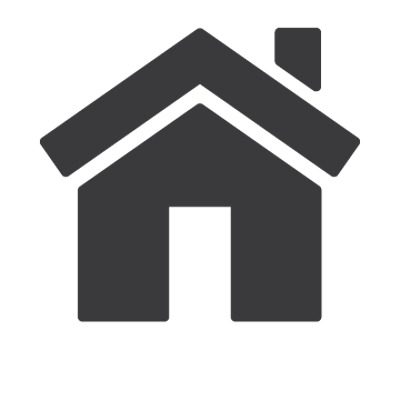
#> input picture img/house.png, 400 x 400 px
$ jupyter execute --allow-errors 'EDA +    on Description.ipynb'
#> lines starting #> are read from the running program, lines starting #| are printed output that depends on the picture
# Air-bnb Recommendation System

# Introduction
   ## We will be implementing a recommendation system based on the descriptions of the listings.

# Objective
   ## User will be able to select their preferences, and also type in their additional preferences (text).
   ## The output should display:
    1. List of recommended Air-bnb
    2. Percentage of availability
    3. Locations of the recommended listings

## By using the following methods:
   ### TF-IDF
   #### 1. Cosine-Similarity
   #### 2. K-NN

   ### Doc2Vec
   #### 1. Cosine-Similarity

# Dataset Used
   ## The Air-bnb Dataset for Seattle will be used: https://www.kaggle.com/airbnb/seattle


   ### listings.csv:
   ##### id: Unique id for each listing
   ##### name: Names of listings
   ##### description: Description of the listings
   ##### location: we will also be appending a 'location' columns, to view the locations of each listing

   ### calendar.csv:
   ##### listing_id: Id for each listing
   ##### available: T/F, indicating if the listing is available on the specific date or not

## 1) We begin by importing necessary libraries and files

[cell 1]
import pandas as pd
import numpy as np

#re and string will be used to process the data
import re
import string

#Data visualization
from PIL import Image
from sklearn.feature_extraction import text
from sklearn.feature_extraction.text import CountVectorizer
from yellowbrick.text import FreqDistVisualizer
import matplotlib.pyplot as plt
from wordcloud import WordCloud
import cufflinks as cf
cf.go_offline()
#> (this line was passed over: cufflinks is not available in this run)
cf.set_config_file(offline=False, world_readable=True)
#> (this line was passed over: cufflinks is not available in this run)


from sklearn.feature_extraction.text import TfidfVectorizer
#Method 1 recommendation
from sklearn.metrics.pairwise import cosine_similarity
#Method 2 recommendation
from sklearn.neighbors import NearestNeighbors

#For google maps visual
import gmaps

#Just to get rid of warnings
import warnings
warnings.filterwarnings("ignore")


#> (the rest of this cell did not finish here and is left out)

## 2) Cleaning the data, doing pre-processing for usage

#> (a cell that did not finish here is left out)

### Extract the necessary columns to be used, into a DataFrame

#> (a cell that did not finish here is left out)

#> (a cell that did not finish here is left out)

#> (a cell that did not finish here is left out)

### Created a function specifically to clean the description data

#> (a cell that did not finish here is left out)

#> (a cell that did not finish here is left out)

## 3) Visualization of the description data

### Function to use Image as Word Cloud

[cell 8]
img = np.array(Image.open('img/house.png'))
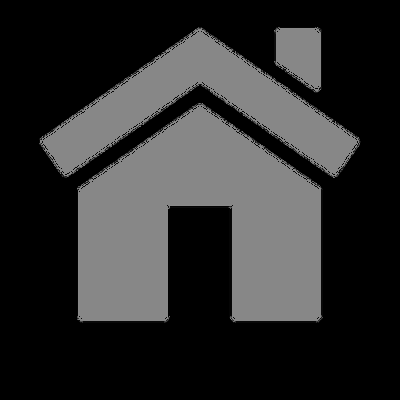
#> img: shape (400, 400); min 0, max 142, mean 45.6
def format(val):
    if val == 0:
        return 255
    else:
        return val
t_img = np.ndarray((img.shape[0],img.shape[1]), np.int32)

for i in range(len(img)):
    t_img[i] = list(map(format, img[i]))
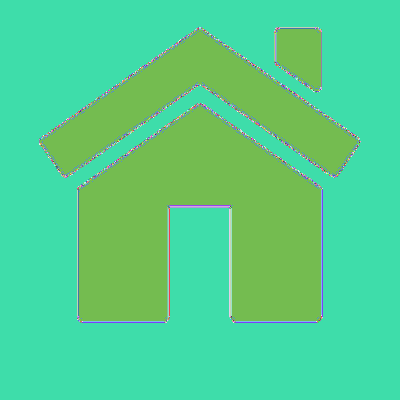
#> t_img: shape (400, 400) int32; 143 distinct labels, from 1 to 255; one colour per label, 0 black
